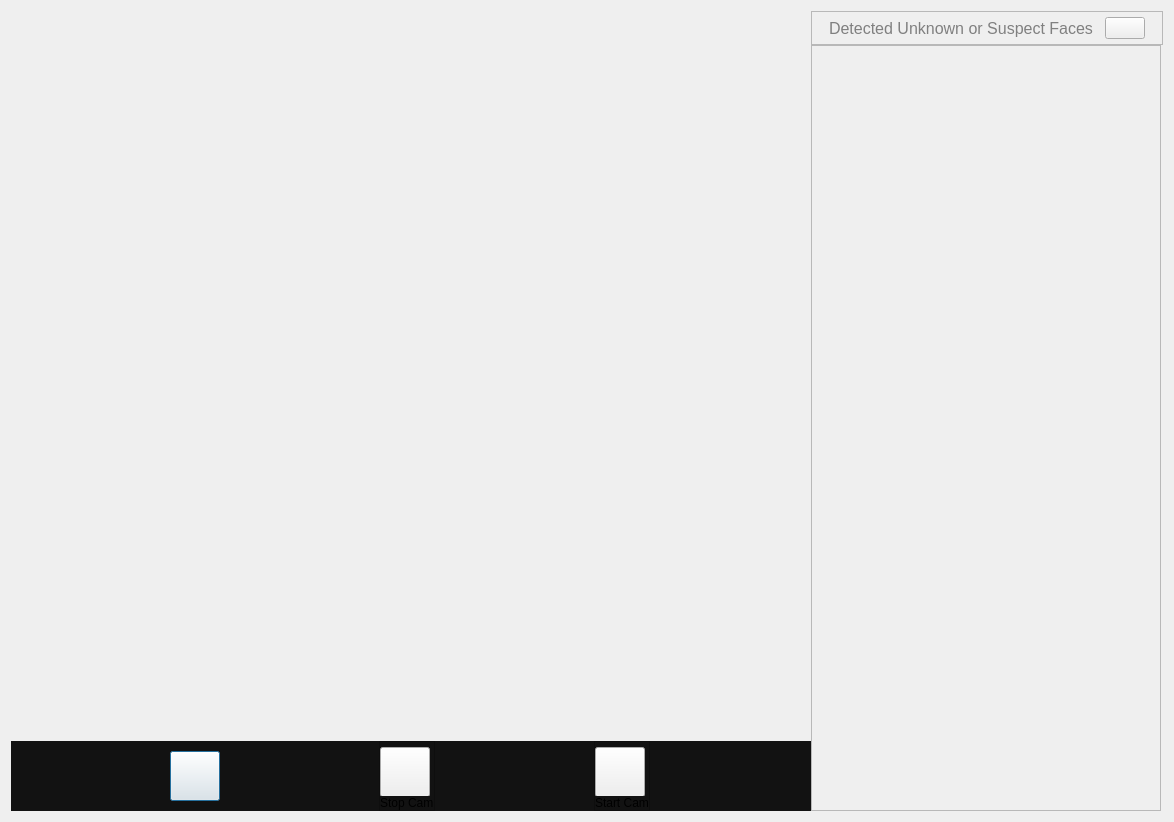
<?xml version="1.0" encoding="UTF-8"?>
<ui version="4.0">
 <class>MyDialog</class>
 <widget class="QDialog" name="MyDialog">
  <property name="geometry">
   <rect>
    <x>0</x>
    <y>0</y>
    <width>1174</width>
    <height>822</height>
   </rect>
  </property>
  <property name="sizePolicy">
   <sizepolicy hsizetype="Preferred" vsizetype="Preferred">
    <horstretch>0</horstretch>
    <verstretch>0</verstretch>
   </sizepolicy>
  </property>
  <property name="minimumSize">
   <size>
    <width>0</width>
    <height>0</height>
   </size>
  </property>
  <property name="styleSheet">
   <string notr="true"/>
  </property>
  <layout class="QVBoxLayout" name="verticalLayout">
   <item>
    <layout class="QHBoxLayout" name="horizontal_layout">
     <property name="spacing">
      <number>0</number>
     </property>
     <property name="rightMargin">
      <number>0</number>
     </property>
     <item>
      <layout class="QVBoxLayout" name="innerLayout">
       <property name="spacing">
        <number>20</number>
       </property>
       <item>
        <widget class="QLabel" name="imageLabel">
         <property name="sizePolicy">
          <sizepolicy hsizetype="Minimum" vsizetype="MinimumExpanding">
           <horstretch>0</horstretch>
           <verstretch>0</verstretch>
          </sizepolicy>
         </property>
         <property name="minimumSize">
          <size>
           <width>800</width>
           <height>700</height>
          </size>
         </property>
         <property name="text">
          <string/>
         </property>
         <property name="alignment">
          <set>Qt::AlignCenter</set>
         </property>
        </widget>
       </item>
       <item>
        <widget class="QFrame" name="button_layout">
         <property name="sizePolicy">
          <sizepolicy hsizetype="Minimum" vsizetype="Preferred">
           <horstretch>0</horstretch>
           <verstretch>0</verstretch>
          </sizepolicy>
         </property>
         <property name="minimumSize">
          <size>
           <width>800</width>
           <height>70</height>
          </size>
         </property>
         <property name="maximumSize">
          <size>
           <width>16777215</width>
           <height>70</height>
          </size>
         </property>
         <property name="styleSheet">
          <string notr="true">#button_layout{
	background: #121212
}

#frame{
	background: #121212
}

#frame_2{
  background: #121212;
}
</string>
         </property>
         <layout class="QHBoxLayout" name="horizontalLayout">
          <property name="spacing">
           <number>0</number>
          </property>
          <property name="leftMargin">
           <number>0</number>
          </property>
          <property name="topMargin">
           <number>0</number>
          </property>
          <property name="rightMargin">
           <number>0</number>
          </property>
          <property name="bottomMargin">
           <number>0</number>
          </property>
          <item>
           <widget class="QPushButton" name="backBtn">
            <property name="sizePolicy">
             <sizepolicy hsizetype="Maximum" vsizetype="Maximum">
              <horstretch>0</horstretch>
              <verstretch>0</verstretch>
             </sizepolicy>
            </property>
            <property name="minimumSize">
             <size>
              <width>50</width>
              <height>50</height>
             </size>
            </property>
            <property name="text">
             <string/>
            </property>
            <property name="icon">
             <iconset>
              <normaloff>C:/Users/User/.designer/Styles/back.svg</normaloff>C:/Users/User/.designer/Styles/back.svg</iconset>
            </property>
           </widget>
          </item>
          <item>
           <widget class="QFrame" name="frame">
            <property name="sizePolicy">
             <sizepolicy hsizetype="Fixed" vsizetype="Preferred">
              <horstretch>0</horstretch>
              <verstretch>0</verstretch>
             </sizepolicy>
            </property>
            <property name="minimumSize">
             <size>
              <width>40</width>
              <height>60</height>
             </size>
            </property>
            <property name="styleSheet">
             <string notr="true">#label{
 	background: #121212;
}</string>
            </property>
            <property name="frameShape">
             <enum>QFrame::StyledPanel</enum>
            </property>
            <property name="frameShadow">
             <enum>QFrame::Raised</enum>
            </property>
            <layout class="QVBoxLayout" name="verticalLayout_2">
             <property name="spacing">
              <number>0</number>
             </property>
             <property name="leftMargin">
              <number>0</number>
             </property>
             <property name="topMargin">
              <number>5</number>
             </property>
             <property name="rightMargin">
              <number>0</number>
             </property>
             <property name="bottomMargin">
              <number>0</number>
             </property>
             <item>
              <widget class="QPushButton" name="stopRecordBtn">
               <property name="sizePolicy">
                <sizepolicy hsizetype="Fixed" vsizetype="Fixed">
                 <horstretch>0</horstretch>
                 <verstretch>0</verstretch>
                </sizepolicy>
               </property>
               <property name="minimumSize">
                <size>
                 <width>50</width>
                 <height>50</height>
                </size>
               </property>
               <property name="text">
                <string/>
               </property>
               <property name="icon">
                <iconset>
                 <normaloff>../Styles/icons/video-off.svg</normaloff>../Styles/icons/video-off.svg</iconset>
               </property>
              </widget>
             </item>
             <item alignment="Qt::AlignHCenter">
              <widget class="QLabel" name="label">
               <property name="text">
                <string>Stop Cam</string>
               </property>
              </widget>
             </item>
            </layout>
           </widget>
          </item>
          <item>
           <widget class="QFrame" name="frame_2">
            <property name="sizePolicy">
             <sizepolicy hsizetype="Fixed" vsizetype="Preferred">
              <horstretch>0</horstretch>
              <verstretch>0</verstretch>
             </sizepolicy>
            </property>
            <property name="minimumSize">
             <size>
              <width>50</width>
              <height>60</height>
             </size>
            </property>
            <property name="styleSheet">
             <string notr="true">#label_2{
  background: #121212;
}</string>
            </property>
            <property name="frameShape">
             <enum>QFrame::StyledPanel</enum>
            </property>
            <property name="frameShadow">
             <enum>QFrame::Raised</enum>
            </property>
            <layout class="QVBoxLayout" name="verticalLayout_3">
             <property name="spacing">
              <number>0</number>
             </property>
             <property name="leftMargin">
              <number>0</number>
             </property>
             <property name="topMargin">
              <number>5</number>
             </property>
             <property name="rightMargin">
              <number>0</number>
             </property>
             <property name="bottomMargin">
              <number>0</number>
             </property>
             <item>
              <widget class="QPushButton" name="recordBtn">
               <property name="sizePolicy">
                <sizepolicy hsizetype="Maximum" vsizetype="Maximum">
                 <horstretch>0</horstretch>
                 <verstretch>0</verstretch>
                </sizepolicy>
               </property>
               <property name="minimumSize">
                <size>
                 <width>50</width>
                 <height>50</height>
                </size>
               </property>
               <property name="text">
                <string/>
               </property>
               <property name="icon">
                <iconset>
                 <normaloff>../Styles/icons/video.svg</normaloff>../Styles/icons/video.svg</iconset>
               </property>
              </widget>
             </item>
             <item alignment="Qt::AlignHCenter">
              <widget class="QLabel" name="label_2">
               <property name="text">
                <string>Start Cam</string>
               </property>
              </widget>
             </item>
            </layout>
           </widget>
          </item>
         </layout>
        </widget>
       </item>
      </layout>
     </item>
     <item>
      <layout class="QVBoxLayout" name="unknown_faces_list">
       <property name="spacing">
        <number>0</number>
       </property>
       <property name="sizeConstraint">
        <enum>QLayout::SetDefaultConstraint</enum>
       </property>
       <property name="topMargin">
        <number>0</number>
       </property>
       <property name="rightMargin">
        <number>0</number>
       </property>
       <item>
        <widget class="QFrame" name="unknown_faces_frame">
         <property name="sizePolicy">
          <sizepolicy hsizetype="MinimumExpanding" vsizetype="Fixed">
           <horstretch>0</horstretch>
           <verstretch>0</verstretch>
          </sizepolicy>
         </property>
         <property name="minimumSize">
          <size>
           <width>200</width>
           <height>30</height>
          </size>
         </property>
         <property name="frameShape">
          <enum>QFrame::StyledPanel</enum>
         </property>
         <property name="frameShadow">
          <enum>QFrame::Raised</enum>
         </property>
         <layout class="QHBoxLayout" name="horizontalLayout_2">
          <property name="spacing">
           <number>0</number>
          </property>
          <property name="leftMargin">
           <number>5</number>
          </property>
          <property name="topMargin">
           <number>5</number>
          </property>
          <property name="rightMargin">
           <number>5</number>
          </property>
          <property name="bottomMargin">
           <number>5</number>
          </property>
          <item>
           <widget class="QLabel" name="unknown_faces_label">
            <property name="sizePolicy">
             <sizepolicy hsizetype="Maximum" vsizetype="Maximum">
              <horstretch>0</horstretch>
              <verstretch>0</verstretch>
             </sizepolicy>
            </property>
            <property name="minimumSize">
             <size>
              <width>200</width>
              <height>20</height>
             </size>
            </property>
            <property name="font">
             <font>
              <pointsize>12</pointsize>
             </font>
            </property>
            <property name="styleSheet">
             <string notr="true">color:grey;
background-color: none;</string>
            </property>
            <property name="text">
             <string>Detected Unknown or Suspect Faces</string>
            </property>
            <property name="alignment">
             <set>Qt::AlignCenter</set>
            </property>
           </widget>
          </item>
          <item>
           <widget class="QPushButton" name="clearImage">
            <property name="sizePolicy">
             <sizepolicy hsizetype="Fixed" vsizetype="Fixed">
              <horstretch>0</horstretch>
              <verstretch>0</verstretch>
             </sizepolicy>
            </property>
            <property name="minimumSize">
             <size>
              <width>30</width>
              <height>20</height>
             </size>
            </property>
            <property name="text">
             <string/>
            </property>
            <property name="icon">
             <iconset>
              <normaloff>../Styles/icons/trash.svg</normaloff>../Styles/icons/trash.svg</iconset>
            </property>
           </widget>
          </item>
         </layout>
        </widget>
       </item>
       <item>
        <widget class="QScrollArea" name="scrollArea">
         <property name="sizePolicy">
          <sizepolicy hsizetype="Maximum" vsizetype="Preferred">
           <horstretch>0</horstretch>
           <verstretch>0</verstretch>
          </sizepolicy>
         </property>
         <property name="minimumSize">
          <size>
           <width>350</width>
           <height>750</height>
          </size>
         </property>
         <property name="widgetResizable">
          <bool>true</bool>
         </property>
         <widget class="QWidget" name="scrollAreaWidgetContents_2">
          <property name="geometry">
           <rect>
            <x>0</x>
            <y>0</y>
            <width>348</width>
            <height>762</height>
           </rect>
          </property>
          <property name="sizePolicy">
           <sizepolicy hsizetype="Preferred" vsizetype="Preferred">
            <horstretch>0</horstretch>
            <verstretch>0</verstretch>
           </sizepolicy>
          </property>
          <layout class="QGridLayout" name="gridLayout_2">
           <property name="leftMargin">
            <number>9</number>
           </property>
           <property name="rightMargin">
            <number>9</number>
           </property>
           <property name="verticalSpacing">
            <number>15</number>
           </property>
           <item row="1" column="0">
            <layout class="QVBoxLayout" name="unknown_faces_layout">
             <property name="spacing">
              <number>15</number>
             </property>
            </layout>
           </item>
          </layout>
         </widget>
        </widget>
       </item>
      </layout>
     </item>
    </layout>
   </item>
  </layout>
 </widget>
 <resources/>
 <connections/>
</ui>
